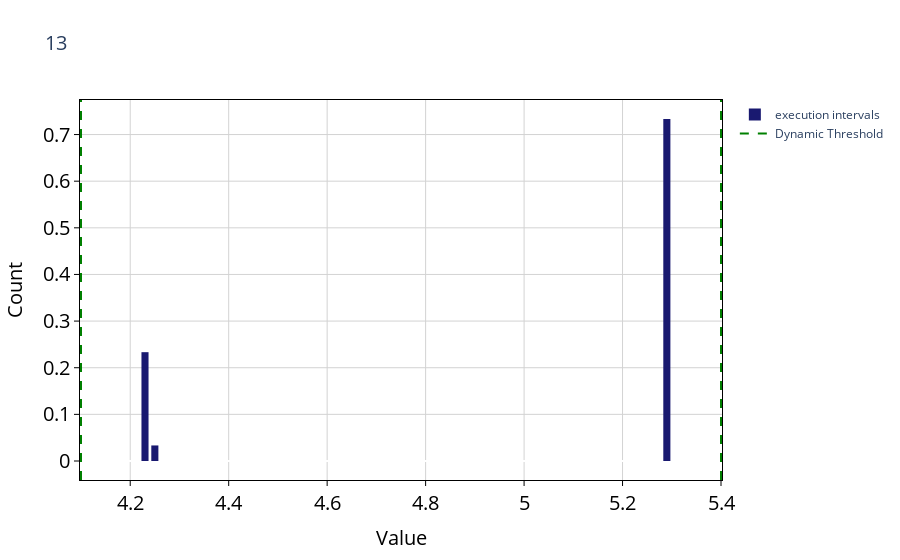
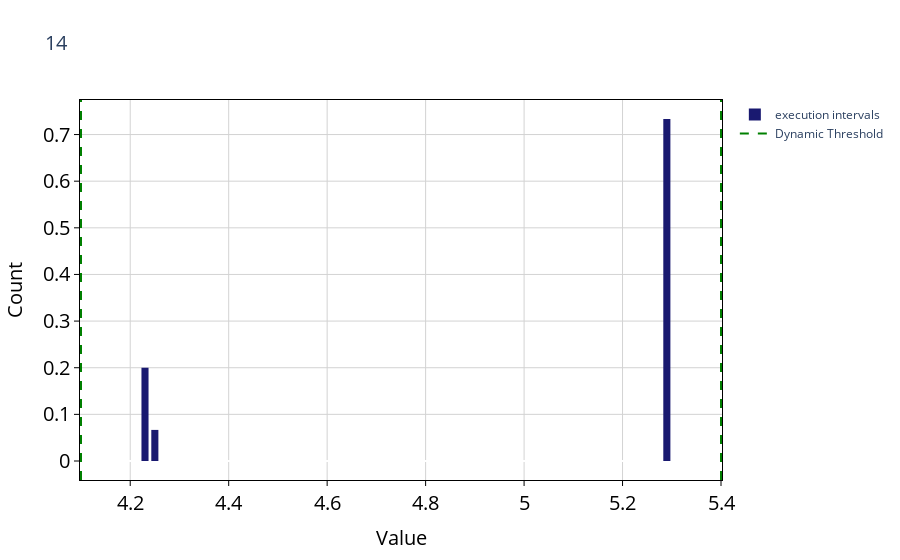
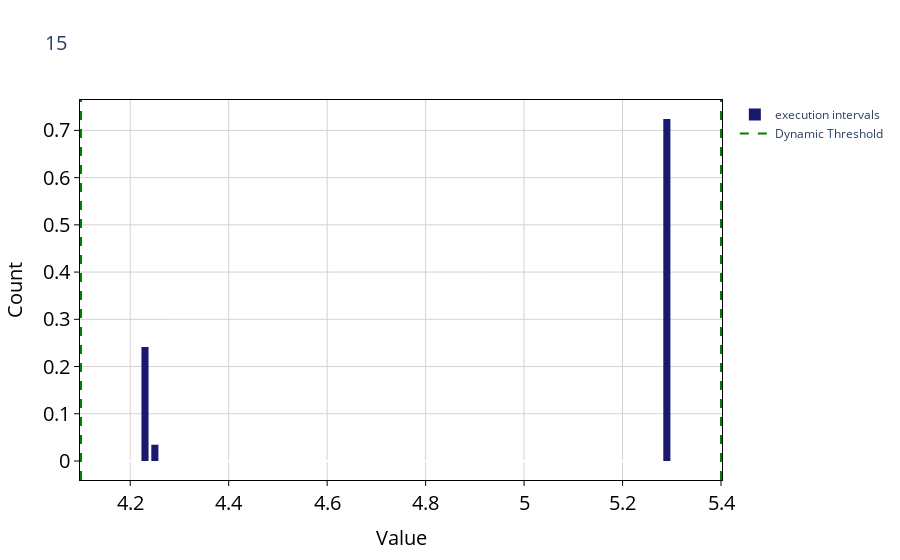
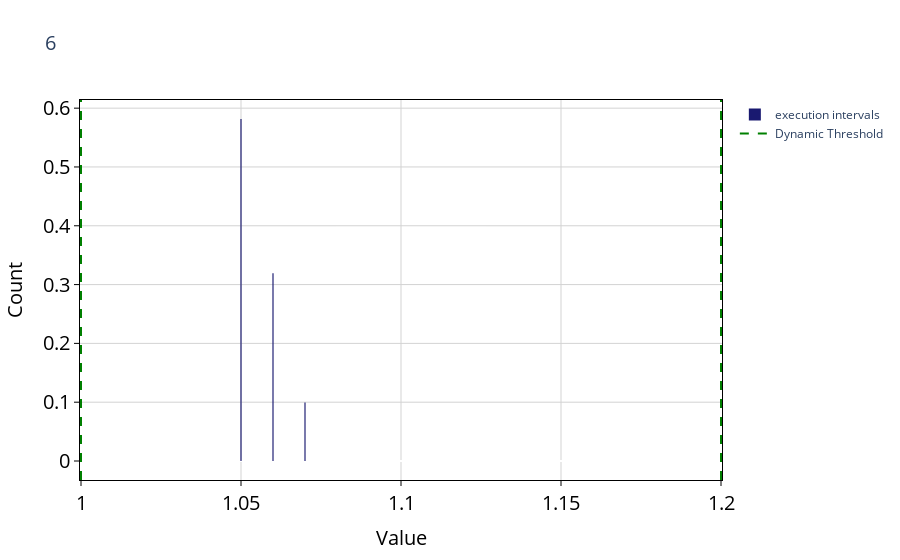

The notebook cell saved with these charts, in order:
### Markdown cell above
### Visualising Thresholds

### Code cell
#### plot exe_list to vsiualize the distribution of execution intervals
ei.viz_thresholds(exe_list, thresholds=thresholds)

### Figure 1 — Plotly figure (JSON) as saved in the notebook; plotly's stock layout.template omitted (floating-point values rounded to 4 significant figures)
{"data": [{"histnorm": "probability", "marker": {"color": "midnightblue"}, "name": "execution intervals", "nbinsx": 100, "type": "histogram", "x": [4.23, 5.28, 5.28, 5.28, 4.23, 5.28, 5.28, 5.29, 4.23, 5.28, 5.28, 4.23, 5.28, 5.28, 5.29, 4.23, 5.28, 5.28, 5.29, 4.23, 5.28, 5.28, 4.23, 5.29, 5.29, 5.28, 4.24, 5.28, 5.28, 5.29]}, {"line": {"color": "Green", "dash": "dash"}, "mode": "lines", "name": "Dynamic Threshold", "showlegend": true, "type": "scatter", "x": [4.1], "y": [0]}], "layout": {"bargap": 0.2, "bargroupgap": 0.1, "plot_bgcolor": "rgba(0,0,0,0)", "shapes": [{"line": {"color": "Green", "dash": "dash"}, "type": "line", "x0": 4.1, "x1": 4.1, "y0": 0, "y1": 1, "yref": "paper"}, {"line": {"color": "Green", "dash": "dash"}, "type": "line", "x0": 5.4, "x1": 5.4, "y0": 0, "y1": 1, "yref": "paper"}], "title": {"font": {"size": 20}, "text": "13"}, "xaxis": {"color": "black", "gridcolor": "lightgrey", "linecolor": "black", "mirror": true, "showline": true, "tickfont": {"size": 20}, "ticks": "outside", "title": {"font": {"size": 20}, "text": "Value"}}, "yaxis": {"color": "black", "gridcolor": "lightgrey", "linecolor": "black", "mirror": true, "showline": true, "tickfont": {"size": 20}, "ticks": "outside", "title": {"font": {"size": 20}, "text": "Count"}}}}

### Figure 2 — Plotly figure (JSON) as saved in the notebook; plotly's stock layout.template omitted (floating-point values rounded to 4 significant figures)
{"data": [{"histnorm": "probability", "marker": {"color": "midnightblue"}, "name": "execution intervals", "nbinsx": 100, "type": "histogram", "x": [4.23, 5.28, 5.28, 5.28, 4.23, 5.28, 5.28, 5.28, 4.23, 5.28, 5.28, 4.23, 5.28, 5.28, 5.29, 4.23, 5.28, 5.28, 5.28, 4.23, 5.29, 5.28, 4.24, 5.28, 5.29, 5.28, 4.24, 5.28, 5.28, 5.29]}, {"line": {"color": "Green", "dash": "dash"}, "mode": "lines", "name": "Dynamic Threshold", "showlegend": true, "type": "scatter", "x": [4.1], "y": [0]}], "layout": {"bargap": 0.2, "bargroupgap": 0.1, "plot_bgcolor": "rgba(0,0,0,0)", "shapes": [{"line": {"color": "Green", "dash": "dash"}, "type": "line", "x0": 4.1, "x1": 4.1, "y0": 0, "y1": 1, "yref": "paper"}, {"line": {"color": "Green", "dash": "dash"}, "type": "line", "x0": 5.4, "x1": 5.4, "y0": 0, "y1": 1, "yref": "paper"}], "title": {"font": {"size": 20}, "text": "14"}, "xaxis": {"color": "black", "gridcolor": "lightgrey", "linecolor": "black", "mirror": true, "showline": true, "tickfont": {"size": 20}, "ticks": "outside", "title": {"font": {"size": 20}, "text": "Value"}}, "yaxis": {"color": "black", "gridcolor": "lightgrey", "linecolor": "black", "mirror": true, "showline": true, "tickfont": {"size": 20}, "ticks": "outside", "title": {"font": {"size": 20}, "text": "Count"}}}}

### Figure 3 — Plotly figure (JSON) as saved in the notebook; plotly's stock layout.template omitted (floating-point values rounded to 4 significant figures)
{"data": [{"histnorm": "probability", "marker": {"color": "midnightblue"}, "name": "execution intervals", "nbinsx": 100, "type": "histogram", "x": [4.23, 5.28, 5.28, 5.28, 4.23, 5.28, 5.28, 5.28, 4.23, 5.29, 5.28, 4.23, 5.28, 5.28, 5.29, 4.23, 5.28, 5.28, 5.28, 4.23, 5.29, 5.28, 4.23, 5.29, 5.29, 5.28, 4.24, 5.28, 5.28]}, {"line": {"color": "Green", "dash": "dash"}, "mode": "lines", "name": "Dynamic Threshold", "showlegend": true, "type": "scatter", "x": [4.1], "y": [0]}], "layout": {"bargap": 0.2, "bargroupgap": 0.1, "plot_bgcolor": "rgba(0,0,0,0)", "shapes": [{"line": {"color": "Green", "dash": "dash"}, "type": "line", "x0": 4.1, "x1": 4.1, "y0": 0, "y1": 1, "yref": "paper"}, {"line": {"color": "Green", "dash": "dash"}, "type": "line", "x0": 5.4, "x1": 5.4, "y0": 0, "y1": 1, "yref": "paper"}], "title": {"font": {"size": 20}, "text": "15"}, "xaxis": {"color": "black", "gridcolor": "lightgrey", "linecolor": "black", "mirror": true, "showline": true, "tickfont": {"size": 20}, "ticks": "outside", "title": {"font": {"size": 20}, "text": "Value"}}, "yaxis": {"color": "black", "gridcolor": "lightgrey", "linecolor": "black", "mirror": true, "showline": true, "tickfont": {"size": 20}, "ticks": "outside", "title": {"font": {"size": 20}, "text": "Count"}}}}

### Figure 4 — Plotly figure (JSON) as saved in the notebook; plotly's stock layout.template omitted (floating-point values rounded to 4 significant figures; data arrays with more than 128 entries replaced by an {"elided": "..."} marker saying what was removed)
{"data": [{"histnorm": "probability", "marker": {"color": "midnightblue"}, "name": "execution intervals", "nbinsx": 100, "type": "histogram", "x": {"elided": "141 float values"}}, {"line": {"color": "Green", "dash": "dash"}, "mode": "lines", "name": "Dynamic Threshold", "showlegend": true, "type": "scatter", "x": [1], "y": [0]}], "layout": {"bargap": 0.2, "bargroupgap": 0.1, "plot_bgcolor": "rgba(0,0,0,0)", "shapes": [{"line": {"color": "Green", "dash": "dash"}, "type": "line", "x0": 1, "x1": 1, "y0": 0, "y1": 1, "yref": "paper"}, {"line": {"color": "Green", "dash": "dash"}, "type": "line", "x0": 1.2, "x1": 1.2, "y0": 0, "y1": 1, "yref": "paper"}], "title": {"font": {"size": 20}, "text": "6"}, "xaxis": {"color": "black", "gridcolor": "lightgrey", "linecolor": "black", "mirror": true, "showline": true, "tickfont": {"size": 20}, "ticks": "outside", "title": {"font": {"size": 20}, "text": "Value"}}, "yaxis": {"color": "black", "gridcolor": "lightgrey", "linecolor": "black", "mirror": true, "showline": true, "tickfont": {"size": 20}, "ticks": "outside", "title": {"font": {"size": 20}, "text": "Count"}}}}
